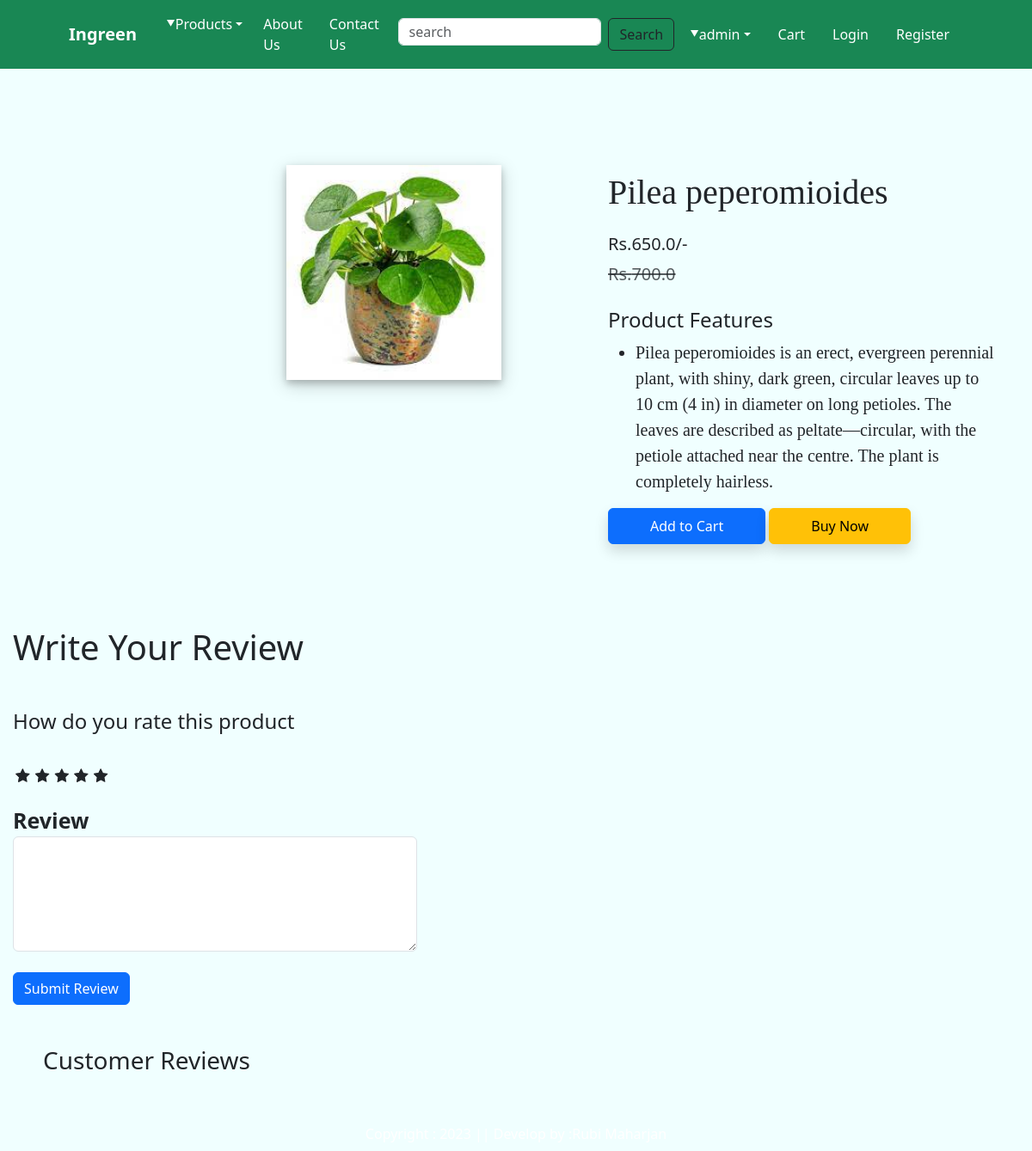
/product-detail/4 (signed in), run on an earlier commit of the app's database.
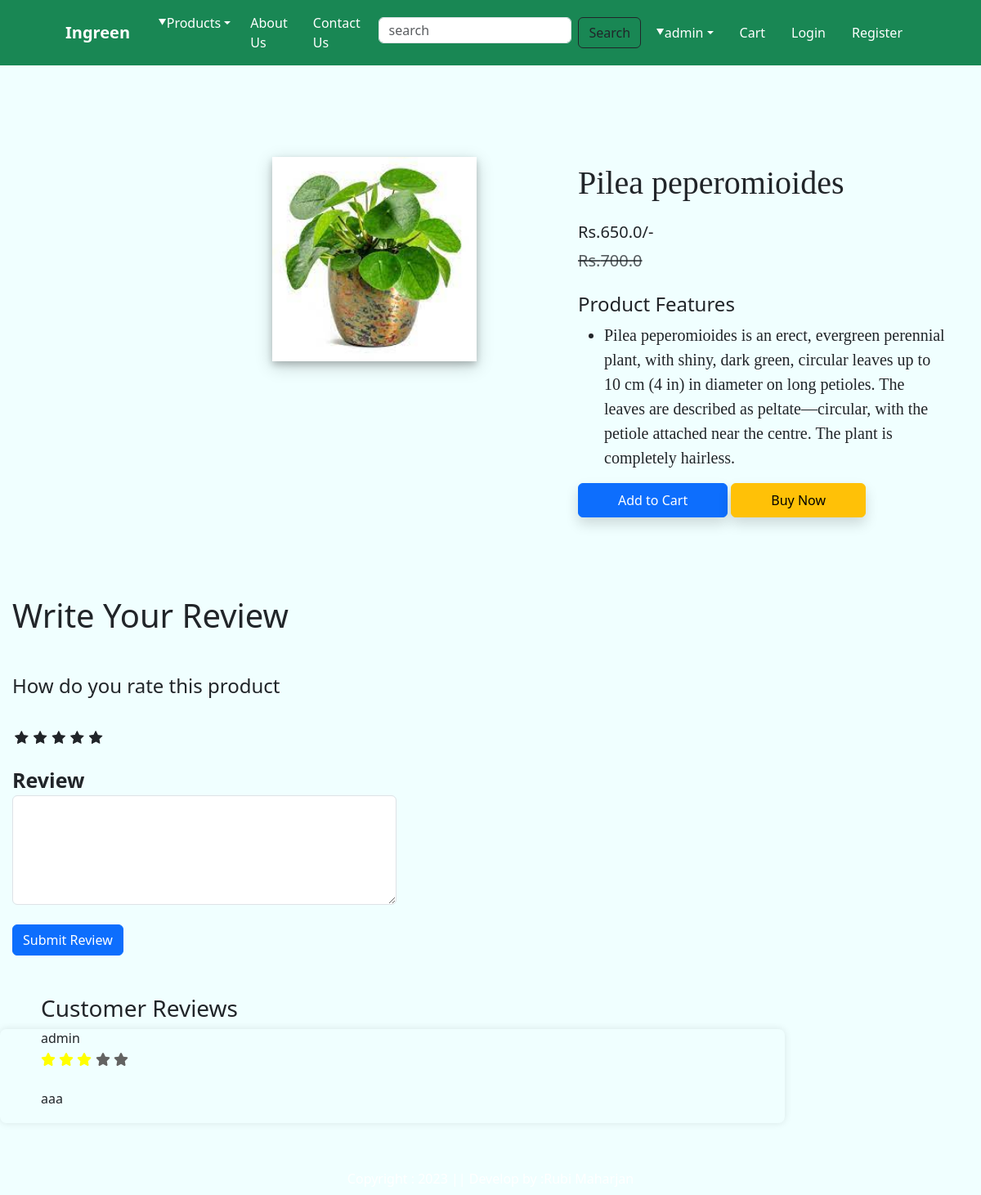
And on a later commit of the database.
### app/models.py (models this page shows, shortened)
class ReviewRating(models.Model):
    user =models.ForeignKey(User,on_delete=models.CASCADE)
    product= models.ForeignKey(Product,on_delete=models.CASCADE)
    review = models.TextField(max_length=500,blank=True)
    rating = models.FloatField()
    subject = models.CharField(max_length=100, blank=True)
    ip = models.CharField(max_length=20, blank=True)
    status =models.BooleanField(default=True)
    created_at = models.DateTimeField(auto_now_add=True)
    updated = models.DateTimeField(auto_now=True)

### app/views.py (the view)
# urls.py: path("product-detail/<int:pk>",views.ProductDetail.as_view(), name="product-detail"),
@method_decorator(login_required, name='dispatch')
class ProductDetail(View):
    template_name = 'productdetail.html'
    def get(self, request, pk):
        product = get_object_or_404(Product, pk=pk)
        wishlist = Wishlist.objects.filter(user=request.user, product=product).exists()
        wishitem = 0
        totalitem = 0
        if request.user.is_authenticated:
            totalitem = len(Cart.objects.filter(user=request.user))
            wishitem = len(Wishlist.objects.filter(user=request.user))
        reviews = ReviewRating.objects.filter(product=product)  # Use the correct field name
        context = {
            'product': product,
            'wishlist': wishlist,
            'totalitem': totalitem,
            'wishitem': wishitem,
            'reviews': reviews,
        }
        return render(request, "productdetail.html", context)

### app/templatetags/custom_tags.py (called while the page is built)
@register.filter(name='times')
def times(number):
    return range(number)

### app/templates/productdetail.html (shortened to what this page needs)
{% extends 'base.html' %}
{% load static %}
{% block main-content %}
<div class="container  mt-5">
    <div class="row justify-content-between">
        <div class="col-sm-2">
        </div>
        <div class="col-lg-5 mt-5">
            <img src="{{product.product_image.url}}" class="image img-fluid mx-auto d-block mt-3"
                style="max-width: 300px; height: auto; box-shadow: 0 4px 8px 0 rgba(0, 0, 0, 0.2), 0 6px 20px 0 rgba(0, 0, 0, 0.19);  width: 250px;"
                alt="">
        </div>
        <div class="col-lg-5 my-5">
            <h1 class="my-4" style="font-family: Georgia; font-size: 40px;">{{product.title}}</h1>
            <h5>Rs.{{product.discounted_price}}/-</h5>
            <small class="text-muted fs-5" style="text-decoration: line-through;">Rs.{{product.selling_price}}</small>
            <br><br>
            <h4>Product Features</h4>
            <ul class="fs-5" style="font-family: Rajdhani;">
                <li>{{product.description}}</li>
            </ul>
            <form action="{% url 'add-to-cart' %}" class="d-inline">
                <button class="btn btn-primary shadow px-5 py-2" type="submit">Add to Cart</button>
            </form>
            <a href="{% url 'checkout' %}" class="btn btn-warning shadow px-5 py-2">Buy Now</a>
        </div>
    </div>
</div>
<div class="col-lg-5 my-5">
    <form action="{% url 'submit_review' product.id %}" method="POST">
        <h1>Write Your Review</h1>
            <h4> How do you rate this product</h4>
            <br>
            <div class="rate">
                <input type="radio" name="rating" id="rating10" value="5" required /><label for="rating10"
                    title="5"></label>
                <input type="radio" name="rating" id="rating8" value="4" required /><label for="rating8"
                    title="4"></label>
                <input type="radio" name="rating" id="rating6" value="3" required /><label for="rating6"
                    title="3"></label>
                <input type="radio" name="rating" id="rating4" value="2" required /><label for="rating4"
                    title="2"></label>
                <input type="radio" name="rating" id="rating2" value="1" required /><label for="rating2"
                    title="1"></label>
            </div>
            <br>
            <b style="font-size: 25px;">Review</b>
            <br> <textarea name="review" rows="5" class="form-control col-12"></textarea><br>
            {% if user.is_authenticated %}
            <input type="submit" value="Submit Review" class="btn btn-primary">
            {% else %}
            <p>You must be logged in. <span><a href="{% url 'login' %}">LOGIN NOW</a></span></p>
            {% endif %}
        </div>
    <h3 style=" padding-right: 10px; padding-left: 50px ;padding-top:0px;">Customer Reviews </h3>
{% for review in reviews %}
<div class="box center"style=" padding-right: 50px; padding-left: 50px; margin-bottom: 20px;">
    <div class="icontext">
        <div class="box1">
            <h6 class="mb-1">{{review.user}} </h6>
            <div class="rating-star">
                {% load custom_tags %}
                <span>
                    {% for i in 5|times %}
                    {% if i|add:1 <= review.rating %}
                    <i class="fa fa-star{% if i == 0.5 %}-half-o{% endif %}" aria-hidden="true" style="color: yellow;"></i>
        {% else %}
            <i class="fa fa-star" aria-hidden="true" style="color: rgb(99, 99, 98);"></i>
        {% endif %}
    {% endfor %}
                </span>
            </div>
        </div>
    </div>
    <div class="mt-3">
        <p>
            {{review.review}}
        </p>
    </div>
</div>
{% endfor %}
{% endblock main-content %}

What changed in the data, as far as the page shows it:
added ReviewRating: user "admin", rating 3.5 (drawn), review "aaa"
